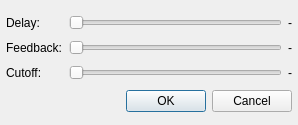
<?xml version="1.0" encoding="UTF-8"?>
<ui version="4.0">
 <class>SettingsDialog</class>
 <widget class="QDialog" name="SettingsDialog">
  <property name="geometry">
   <rect>
    <x>0</x>
    <y>0</y>
    <width>298</width>
    <height>125</height>
   </rect>
  </property>
  <property name="minimumSize">
   <size>
    <width>298</width>
    <height>125</height>
   </size>
  </property>
  <property name="maximumSize">
   <size>
    <width>298</width>
    <height>125</height>
   </size>
  </property>
  <property name="windowTitle">
   <string>Subwoofer Simulator Plugin Settings</string>
  </property>
  <layout class="QGridLayout" name="gridLayout">
   <property name="leftMargin">
    <number>6</number>
   </property>
   <property name="rightMargin">
    <number>6</number>
   </property>
   <property name="bottomMargin">
    <number>6</number>
   </property>
   <item row="2" column="0">
    <widget class="QLabel" name="label_3">
     <property name="text">
      <string>Cutoff:</string>
     </property>
    </widget>
   </item>
   <item row="1" column="2">
    <widget class="QLabel" name="feedLabel">
     <property name="text">
      <string>-</string>
     </property>
    </widget>
   </item>
   <item row="2" column="1">
    <widget class="QSlider" name="cutOffSlider">
     <property name="orientation">
      <enum>Qt::Horizontal</enum>
     </property>
    </widget>
   </item>
   <item row="0" column="1">
    <widget class="QSlider" name="delaySlider">
     <property name="orientation">
      <enum>Qt::Horizontal</enum>
     </property>
    </widget>
   </item>
   <item row="1" column="1">
    <widget class="QSlider" name="feedSlider">
     <property name="orientation">
      <enum>Qt::Horizontal</enum>
     </property>
    </widget>
   </item>
   <item row="0" column="0">
    <widget class="QLabel" name="label">
     <property name="text">
      <string>Delay:</string>
     </property>
    </widget>
   </item>
   <item row="1" column="0">
    <widget class="QLabel" name="label_2">
     <property name="text">
      <string>Feedback:</string>
     </property>
    </widget>
   </item>
   <item row="2" column="2">
    <widget class="QLabel" name="cutOffLabel">
     <property name="text">
      <string>-</string>
     </property>
    </widget>
   </item>
   <item row="0" column="2">
    <widget class="QLabel" name="delayLabel">
     <property name="text">
      <string>-</string>
     </property>
    </widget>
   </item>
   <item row="3" column="0" colspan="3">
    <widget class="QDialogButtonBox" name="buttonBox">
     <property name="sizePolicy">
      <sizepolicy hsizetype="Expanding" vsizetype="Fixed">
       <horstretch>0</horstretch>
       <verstretch>0</verstretch>
      </sizepolicy>
     </property>
     <property name="standardButtons">
      <set>QDialogButtonBox::Cancel|QDialogButtonBox::Ok</set>
     </property>
    </widget>
   </item>
  </layout>
 </widget>
 <resources/>
 <connections>
  <connection>
   <sender>buttonBox</sender>
   <signal>accepted()</signal>
   <receiver>SettingsDialog</receiver>
   <slot>accept()</slot>
   <hints>
    <hint type="sourcelabel">
     <x>270</x>
     <y>76</y>
    </hint>
    <hint type="destinationlabel">
     <x>91</x>
     <y>88</y>
    </hint>
   </hints>
  </connection>
  <connection>
   <sender>buttonBox</sender>
   <signal>rejected()</signal>
   <receiver>SettingsDialog</receiver>
   <slot>reject()</slot>
   <hints>
    <hint type="sourcelabel">
     <x>326</x>
     <y>78</y>
    </hint>
    <hint type="destinationlabel">
     <x>139</x>
     <y>60</y>
    </hint>
   </hints>
  </connection>
 </connections>
</ui>
